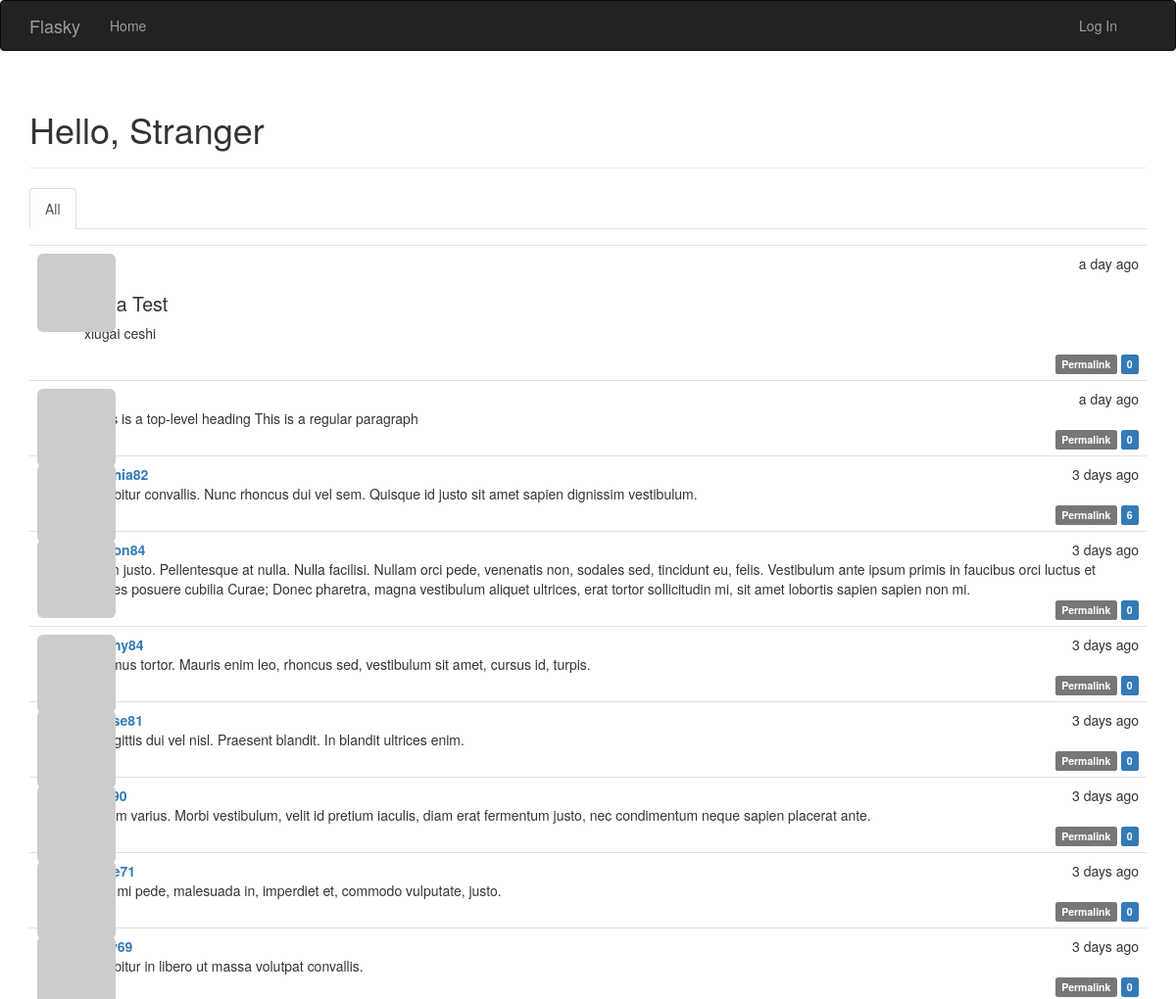
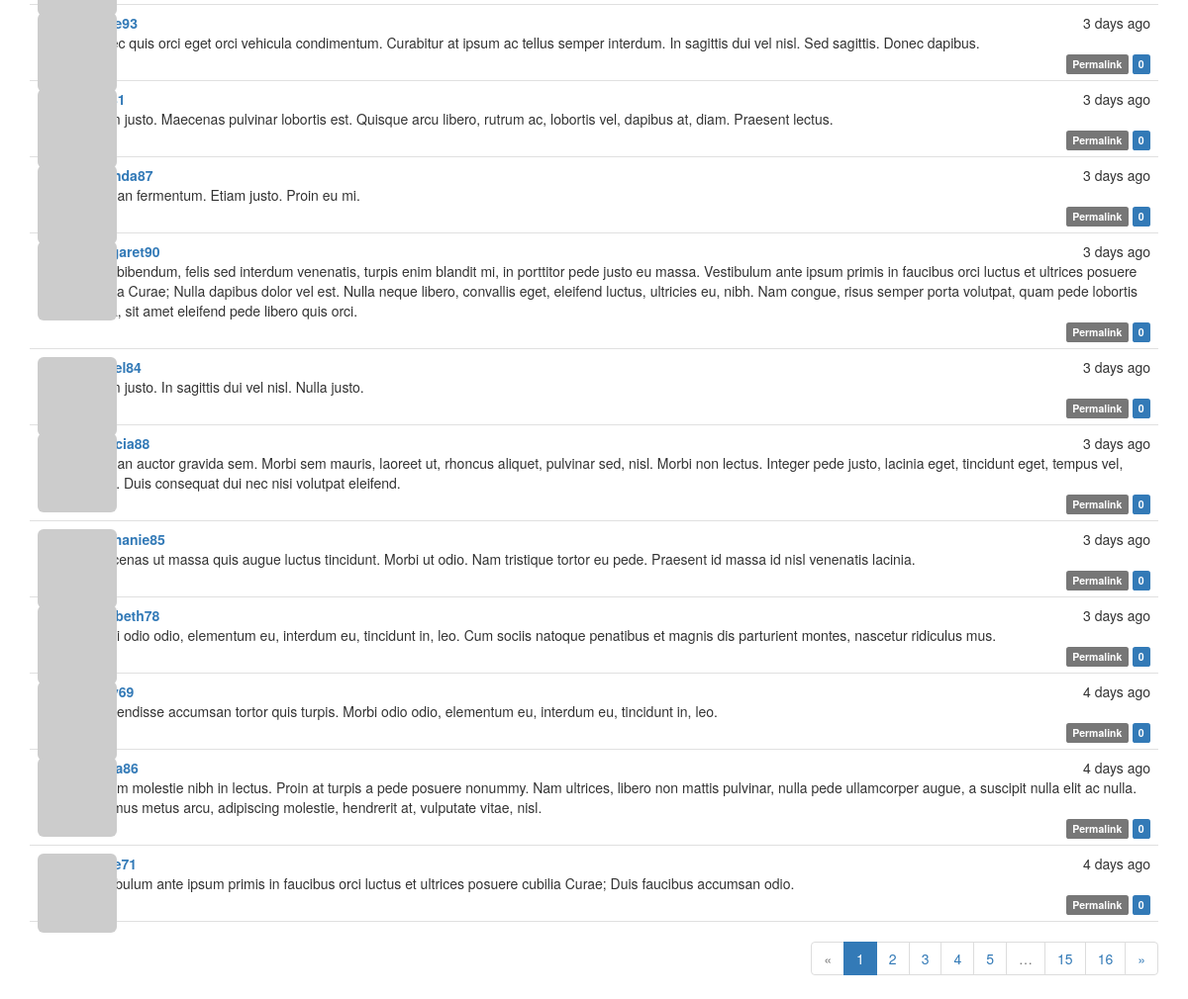
The page / on the database its author committed (2 pictures, top to bottom).
### app/models.py (models this page shows, shortened)
class Post(db.Model):
    __tablename__ = 'posts'
    id = db.Column(db.Integer,primary_key=True)
    body = db.Column(db.Text)
    body_html = db.Column(db.Text)
    timestamp = db.Column(db.DateTime,index=True,default=datetime.utcnow)
    author_id = db.Column(db.Integer,db.ForeignKey('users.id'))
    comments = db.relationship('Comment',backref='post',lazy='dynamic')

class User(UserMixin, db.Model):
    __tablename__ = 'users'
    id = db.Column(db.Integer, primary_key=True)
    email = db.Column(db.String(64), unique=True, index=True)
    username = db.Column(db.String(64), unique=True, index=True)
    role_id = db.Column(db.Integer, db.ForeignKey('roles.id'))
    password_hash = db.Column(db.String(128))
    confirmed = db.Column(db.Boolean, default=False)
    name = db.Column(db.String(64))
    location = db.Column(db.String(64))
    about_me = db.Column(db.Text())
    member_since = db.Column(db.DateTime(), default=datetime.utcnow)
    last_since = db.Column(db.DateTime(), default=datetime.utcnow)
    avatar_hash = db.Column(db.String(32))
    posts = db.relationship('Post',backref='author',lazy='dynamic')
    followed = db.relationship('Follow',foreign_keys=[Follow.follower_id],backref=db.backref('follower',lazy='joined'),
                               lazy='dynamic',cascade='all,delete-orphan')
    followers = db.relationship('Follow',foreign_keys=[Follow.followed_id],backref=db.backref('followed',lazy='joined'),
                               lazy='dynamic',cascade='all,delete-orphan')
    comments = db.relationship('Comment',backref='author',lazy='dynamic')
    @property
    def password(self):
        raise AttributeError('password is not a readable attribute')
    def gravatar(self, size=100, default='identicon', rating='g'):
        if request.is_secure:
            url = 'https://secure.gravatar.com/avatar'
        else:
            url = 'http://www.gravatar.com/avatar'
        hash = self.avatar_hash or hashlib.md5(
            self.email.encode('utf-8')).hexdigest()
        return '{url}/{hash}?s={size}&d={default}&r={rating}'.format(
            url=url, hash=hash, size=size, default=default, rating=rating)

### app/main/views.py (the view)
@main.route('/', methods=['GET','POST'])
def index():
    form = PostForm()
    if current_user.can(Permission.WRITE_ARTICLES) and form.validate_on_submit():
        post = Post(body=form.body.data,author=current_user._get_current_object())
        db.session.add(post)
        return redirect(url_for('.index'))
    page = request.args.get('page',1,type=int)
    show_followed = False
    if current_user.is_authenticated:
        show_followed = bool(request.cookies.get('show_followed',''))
    if show_followed:
        query  = current_user.followed_posts
    else:
        query = Post.query
    pagination = query.order_by(Post.timestamp.desc()).paginate(page,per_page=current_app.config['FLASKY_POSTS_PER_PAGE'],error_out=False)
    posts = pagination.items
    print posts
    return render_template('index.html',form=form,posts=posts,show_followed=show_followed,pagination=pagination)

### app/auth/views.py (called while the page is built)
@auth.before_app_request
def before_request():
    if current_user.is_authenticated:
        current_user.ping()
        if not current_user.confirmed and request.endpoint and request.endpoint[:5] != 'auth.' and request.endpoint != 'static':
            return redirect(url_for('auth.unconfirmed'))

### app/main/__init__.py (called while the page is built)
@main.app_context_processor
def inject_permissions():
    return dict(Permission=Permission)

### app/models.py (called while the page is built)
    def can(self, permissions):
        return False

    def is_administrator(self):
        return False

### app/templates/index.html (shortened to what this page needs)
{% extends "base.html" %}
{% import "bootstrap/wtf.html" as wtf %}
{% import "_macros.html" as macros %}
{% block page_content %}
<div class="page-header">
    <h1>Hello, {% if current_user.is_authenticated %} {{ current_user.username }} {% else %}Stranger {% endif %}</h1>
</div>
<div class="post-tabs">
    <ul class="nav nav-tabs">
        <li {% if not show_followed %} class="active"{% endif %}><a href="{{ url_for('.show_all') }}">All</a></li>
    </ul>
</div>
{% include '_posts.html' %}
{% if pagination %}
<div class="pagination">
    {{ macros.pagination_widget(pagination,'.index') }}
</div>
{% endif %}
{% endblock %}

### app/templates/_posts.html (shortened to what this page needs)
<ul class="posts">
    {% for post in posts %}
    <li class="post">
        <div class="post-thumbnail">
            <a href="{{ url_for('.user',username=post.author.username) }}">
                <img class="img-rounded profile-thumbnail" src="{{ post.author.gravatar(size=40) }}">
            </a>
        </div>
        <div class="post-content">
            <div class="post-date">{{ moment(post.timestamp).fromNow() }}</div>
            <div class="post-author"><a href="{{ url_for('.user',username=post.author.username) }}">{{ post.author.username }}</a></div>
            <div class="post-body">
                {% if post.body_html %}
                    {{ post.body_html | safe }}
                {% else %}
                    {{ post.body }}
                {% endif %}
            </div>
            <div class="post-footer">
                <a href="{{ url_for('.post',id=post.id) }}">
                    <span class="label label-default">Permalink</span>
                </a>
                <a href="{{ url_for('.post',id=post.id) }}#comments">
                    <span class="label label-primary">{{ post.comments.count() }}</span>
                </a>
            </div>
        </div>
    </li>
    {% endfor %}
</ul>

### app/static/styles.css (style rules this page uses)
.profile-thumbnail { position: absolute; }
ul.posts { list-style-type: none; padding: 0px; margin: 16px 0px 0px 0px; border-top: 1px solid #e0e0e0; }
ul.posts li.post { padding: 8px; border-bottom: 1px solid #e0e0e0; }
div.post-date { float: right; }
div.post-author { font-weight: bold; }
div.post-thumbnail { position: absolute; }
div.post-content { margin-left: 48px; min-height: 48px; }
div.post-footer { text-align: right; }
div.pagination { width: 100%; text-align: right; padding: 0; margin: 0; }
.post-body h1 { font-size: 140%; }

### rows shown on the page
Post: timestamp "a day ago", body_html "haha Test xiugai ceshi", comments.count "0"
Post: timestamp "a day ago", body "#This is a top-level heading This is a regular paragraph", comments.count "0"
Post: timestamp "3 days ago", author.username "virginia82", body "Curabitur convallis. Nunc rhoncus dui vel sem. Quisque id justo sit amet sapien dignissim vestibulum.", comments.count "6"
Post: timestamp "3 days ago", body "Etiam justo. Pellentesque at nulla. Nulla facilisi. Nullam orci pede, venenatis non, sodales sed, tincidunt eu, felis. Vestibulum ante ipsum primis in faucibus orci luctus et ultrices posuere cubilia Curae; Donec pharetra, magna vestibulum aliquet ultrices, erat tortor sollicitudin mi, sit amet lobortis sapien sapien non mi.", comments.count "0"
Post: timestamp "3 days ago", body "Vivamus tortor. Mauris enim leo, rhoncus sed, vestibulum sit amet, cursus id, turpis.", comments.count "0"
Post: timestamp "3 days ago", body "In sagittis dui vel nisl. Praesent blandit. In blandit ultrices enim.", comments.count "0"
Post: timestamp "3 days ago", body "Nullam varius. Morbi vestibulum, velit id pretium iaculis, diam erat fermentum justo, nec condimentum neque sapien placerat ante.", comments.count "0"
Post: timestamp "3 days ago", body "Cras mi pede, malesuada in, imperdiet et, commodo vulputate, justo.", comments.count "0"
Post: timestamp "3 days ago", body "Curabitur in libero ut massa volutpat convallis.", comments.count "0"
Post: timestamp "3 days ago", body "Donec quis orci eget orci vehicula condimentum. Curabitur at ipsum ac tellus semper interdum. In sagittis dui vel nisl. Sed sagittis. Donec dapibus.", comments.count "0"
Post: timestamp "3 days ago", body "Etiam justo. Maecenas pulvinar lobortis est. Quisque arcu libero, rutrum ac, lobortis vel, dapibus at, diam. Praesent lectus.", comments.count "0"
Post: timestamp "3 days ago", author.username "amanda87", body "Aenean fermentum. Etiam justo. Proin eu mi.", comments.count "0"
Post: timestamp "3 days ago", author.username "margaret90", body "Duis bibendum, felis sed interdum venenatis, turpis enim blandit mi, in porttitor pede justo eu massa. Vestibulum ante ipsum primis in faucibus orci luctus et ultrices posuere cubilia Curae; Nulla dapibus dolor vel est. Nulla neque libero, convallis eget, eleifend luctus, ultricies eu, nibh. Nam congue, risus semper porta volutpat, quam pede lobortis ligula, sit amet eleifend pede libero quis orci.", comments.count "0"
Post: timestamp "3 days ago", body "Etiam justo. In sagittis dui vel nisl. Nulla justo.", comments.count "0"
Post: timestamp "3 days ago", author.username "patricia88", body "Aenean auctor gravida sem. Morbi sem mauris, laoreet ut, rhoncus aliquet, pulvinar sed, nisl. Morbi non lectus. Integer pede justo, lacinia eget, tincidunt eget, tempus vel, pede. Duis consequat dui nec nisi volutpat eleifend.", comments.count "0"
Post: timestamp "3 days ago", author.username "stephanie85", body "Maecenas ut massa quis augue luctus tincidunt. Morbi ut odio. Nam tristique tortor eu pede. Praesent id massa id nisl venenatis lacinia.", comments.count "0"
Post: timestamp "3 days ago", author.username "elizabeth78", body "Morbi odio odio, elementum eu, interdum eu, tincidunt in, leo. Cum sociis natoque penatibus et magnis dis parturient montes, nascetur ridiculus mus.", comments.count "0"
Post: timestamp "4 days ago", body "Suspendisse accumsan tortor quis turpis. Morbi odio odio, elementum eu, interdum eu, tincidunt in, leo.", comments.count "0"
Post: timestamp "4 days ago", body "Nullam molestie nibh in lectus. Proin at turpis a pede posuere nonummy. Nam ultrices, libero non mattis pulvinar, nulla pede ullamcorper augue, a suscipit nulla elit ac nulla. Vivamus metus arcu, adipiscing molestie, hendrerit at, vulputate vitae, nisl.", comments.count "0"
Post: timestamp "4 days ago", body "Vestibulum ante ipsum primis in faucibus orci luctus et ultrices posuere cubilia Curae; Duis faucibus accumsan odio.", comments.count "0"

### other values the page prints
{{ p }} "1"
{{ p }} "2" "3" "4" "5" "15" "16"
